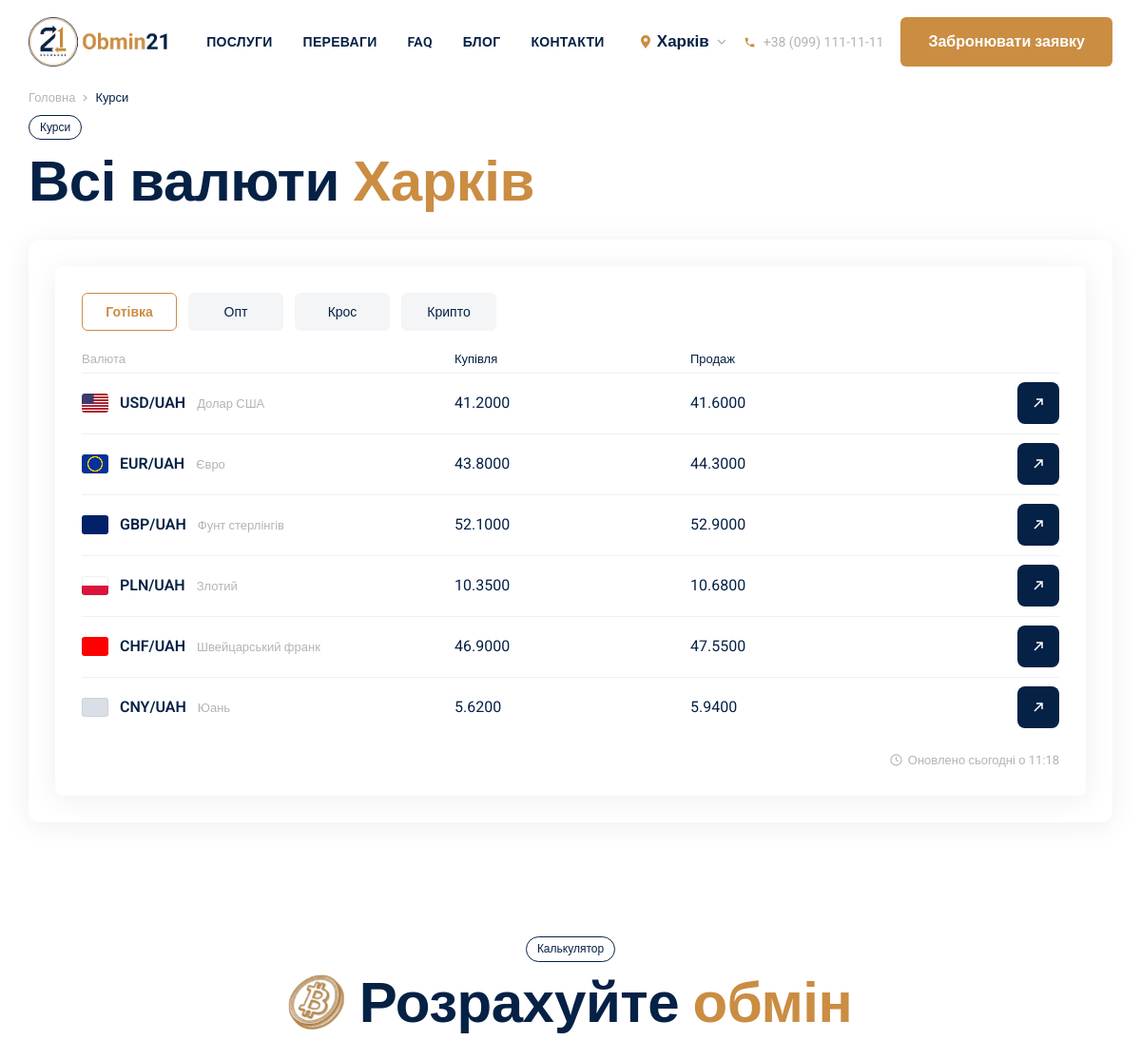
The page /kursy/ (upper part) on the database as committed earlier.
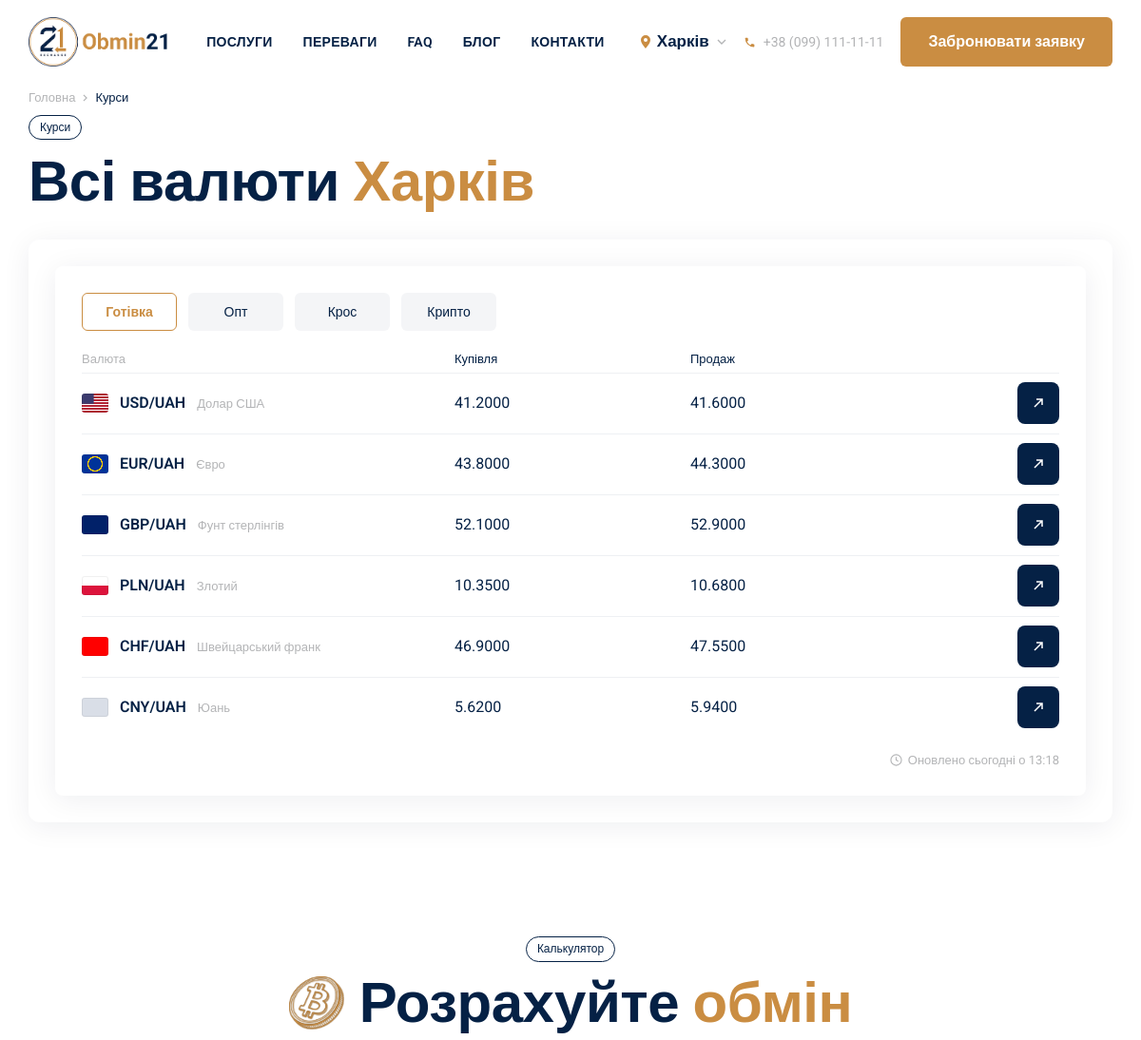
The same page on the database as committed later.
### src/network/models.py (models this page shows, shortened)
class City(models.Model):
    name = models.CharField('Назва', max_length=80)
    slug = models.SlugField('Slug', unique=True, max_length=80)
    phone = models.CharField('Телефон', max_length=32, blank=True)
    is_active = models.BooleanField('Активне', default=True)
    sort_order = models.PositiveIntegerField('Порядок', default=0)
    seo_title = models.CharField('SEO Title', max_length=160, blank=True)
    seo_description = models.CharField('SEO Description', max_length=320, blank=True)
    class Meta:
        ordering = ['sort_order', 'name']
        verbose_name = 'Місто'
        verbose_name_plural = 'Міста'

### src/rates/models.py (models this page shows, shortened)
class CurrencyPair(models.Model):
    code = models.CharField('Код', max_length=16)
    name = models.CharField('Назва', max_length=80)
    slug = models.SlugField('Slug', unique=True, max_length=40)
    base_code = models.CharField('Базова валюта', max_length=8, default='UAH')
    is_active = models.BooleanField('Активна', default=True)
    sort_order = models.PositiveIntegerField('Порядок', default=0)
    intro = models.TextField('Опис для сторінки пари', blank=True)
    seo_title = models.CharField('SEO Title', max_length=160, blank=True)
    seo_description = models.CharField('SEO Description', max_length=320, blank=True)
    class Meta:
        ordering = ['sort_order', 'code']
        verbose_name = 'Валютна пара'
        verbose_name_plural = 'Валютні пари'

class Quote(models.Model):
    pair = models.ForeignKey(
        CurrencyPair,
        on_delete=models.CASCADE,
        related_name='quotes',
        verbose_name='Пара',
    )
    board = models.CharField(
        'Дошка',
        max_length=16,
        choices=RateBoard.choices,
        default=RateBoard.RETAIL,
    )
    city = models.ForeignKey(
        City,
        on_delete=models.CASCADE,
        related_name='quotes',
        verbose_name='Місто',
        null=True,
        blank=True,
        help_text='Порожньо = глобальний курс',
    )
    buy = models.DecimalField('Купівля', max_digits=14, decimal_places=4)
    sell = models.DecimalField('Продаж', max_digits=14, decimal_places=4)
    updated_at = models.DateTimeField('Оновлено', default=timezone.now)
    is_active = models.BooleanField('Активний', default=True)
    class Meta:
        ordering = ['pair__sort_order', 'pair__code']
        verbose_name = 'Курс'
        verbose_name_plural = 'Курси'
        constraints = [
            models.UniqueConstraint(
                fields=['pair', 'board', 'city'],
                name='uniq_quote_pair_board_city',
            ),
        ]

### src/rates/views.py (the view)
# urls.py: path('kursy/', views.rates_page, name='rates_page'),
def rates_page(request):
    board = request.GET.get('board', RateBoard.RETAIL)
    if board not in RateBoard.values:
        board = RateBoard.RETAIL
    rows, updated_at = get_quotes_for_city(request.city, board)
    return render(request, 'rates/rates_page.html', {
        'page': RatesPage.load(),
        'rate_rows': rows,
        'rate_updated_at': updated_at,
        'active_board': board,
        'boards': RateBoard.choices,
    })

### templates/rates/rates_page.html (shortened to what this page needs)
{% extends 'base.html' %}
{% load static content_format %}
{% block content %}
<section class="page-hero">
  <div class="badge-row" style="justify-content:flex-start"><span class="pill">Курси</span></div>
  <h1 class="page-hero__title">Всі валюти{% if active_city %} <span class="u-accent" data-live-city-name>{{ active_city.name }}</span>{% endif %}</h1>
</section>
<section class="rates-page-card">
  {% include 'partials/rates_table.html' with hide_full_table_link=True %}
</section>
<section class="calc-head" id="calculator">
  <div class="badge-row"><span class="pill">Калькулятор</span></div>
  <h2 class="calc-head__title">
    <span class="calc-head__coin" aria-hidden="true">
      <span class="coin-spin">
        <img src="{% static 'images/bitcoin.png' %}" alt="">
      </span>
    </span>
    <span>Розрахуйте <span class="u-accent">обмін</span></span>
  </h2>
</section>
{% endblock %}

### templates/base.html (shortened to what this page needs)
{% load static %}
<!DOCTYPE html>
<html lang="uk">
<head>
  <link rel="stylesheet" href="{% static 'css/variables.css' %}?v=11">
  <link rel="stylesheet" href="{% static 'css/reset.css' %}">
  <link rel="stylesheet" href="{% static 'css/base.css' %}?v=11">
  <link rel="stylesheet" href="{% static 'css/layout.css' %}?v=11">
  <link rel="stylesheet" href="{% static 'css/animations.css' %}?v=12">
  <link rel="stylesheet" href="{% static 'css/components/buttons.css' %}?v=11">
  <link rel="stylesheet" href="{% static 'css/components/forms.css' %}?v=12">
  <link rel="stylesheet" href="{% static 'css/components/header.css' %}?v=13">
  <link rel="stylesheet" href="{% static 'css/components/breadcrumbs.css' %}?v=13">
  <link rel="stylesheet" href="{% static 'css/components/footer.css' %}?v=14">
  <link rel="stylesheet" href="{% static 'css/components/rates.css' %}?v=13">
  <link rel="stylesheet" href="{% static 'css/components/cards.css' %}?v=11">
  <link rel="stylesheet" href="{% static 'css/components/blog.css' %}?v=12">
  <link rel="stylesheet" href="{% static 'css/components/modal.css' %}?v=11">
  <link rel="stylesheet" href="{% static 'css/components/faq.css' %}?v=15">
  <link rel="stylesheet" href="{% static 'css/components/home.css' %}?v=20">
  <link rel="stylesheet" href="{% static 'css/components/pages.css' %}?v=17">
  <link rel="stylesheet" href="{% static 'css/components/contacts.css' %}?v=2">
  <link rel="stylesheet" href="{% static 'css/components/advantages.css' %}?v=2">
  <link rel="stylesheet" href="{% static 'css/components/advantages-why.css' %}?v=1">
  <link rel="stylesheet" href="{% static 'css/components/advantages-cmp.css' %}?v=2">
  <link rel="stylesheet" href="{% static 'css/detail-page.css' %}?v=11">
</head>
<body class="page" data-qa="page">
  <div class="page__shell">
    {% include 'partials/header.html' %}
    {% if breadcrumb_items %}
    {% include 'partials/breadcrumbs.html' %}
    {% endif %}
    <main class="page__main" id="main">
      {% block content %}{% endblock %}
    </main>
  </div>
</body>
</html>

### templates/partials/header.html
{% load static %}
<header class="site-header" data-qa="header">
  <a href="{% url 'core:home' %}" class="site-header__logo" data-qa="logo">
    <img src="{% static 'images/logo.png' %}" alt="{{ site_settings.site_name }}" width="160" height="40">
  </a>
  <nav class="site-header__nav" aria-label="Основне меню">
    <a href="{% url 'content:services' %}" data-qa="nav-services">ПОСЛУГИ</a>
    <a href="{% url 'content:advantages' %}" data-qa="nav-advantages">ПЕРЕВАГИ</a>
    <a href="{% url 'content:faq' %}" data-qa="nav-faq">FAQ</a>
    <a href="{% url 'blog:post_list' %}" data-qa="nav-blog">БЛОГ</a>
    <a href="{% url 'content:contacts' %}" data-qa="nav-contacts">КОНТАКТИ</a>
  </nav>
  {% include 'partials/city_chrome.html' %}
</header>

### templates/partials/city_chrome.html (shortened to what this page needs)
<div class="site-header__actions" id="city-chrome">
  <div class="city-select" data-city-select>
    <button type="button" class="city-select__btn" data-city-toggle data-qa="city-toggle" aria-expanded="false" aria-haspopup="listbox">
      <svg class="city-select__pin" width="12" height="14" viewBox="0 0 12 14" aria-hidden="true"><path d="M6 0a5 5 0 0 0-5 5c0 3.6 5 9 5 9s5-5.4 5-9a5 5 0 0 0-5-5zm0 7a2 2 0 1 1 0-4 2 2 0 0 1 0 4z" fill="#CA8D42"></path></svg>
      <span data-city-label>{{ active_city.name|default:"Місто" }}</span>
      <svg class="city-select__chevron" width="10" height="6" viewBox="0 0 10 6" aria-hidden="true"><path d="M1 1l4 4 4-4" stroke="#B3B4B6" fill="none" stroke-width="1.4"></path></svg>
    </button>
  </div>
  {% if active_phone %}
  <a class="site-header__phone" href="tel:{{ active_phone|cut:' '|cut:'('|cut:')'|cut:'-' }}" data-qa="phone" id="header-phone">
    <svg width="13" height="13" viewBox="0 0 24 24" aria-hidden="true"><path d="M6.6 10.8a15.2 15.2 0 0 0 6.6 6.6l2.2-2.2a1 1 0 0 1 1-.25 11.4 11.4 0 0 0 3.6.57 1 1 0 0 1 1 1V20a1 1 0 0 1-1 1A17 17 0 0 1 3 4a1 1 0 0 1 1-1h3.5a1 1 0 0 1 1 1c0 1.25.2 2.45.57 3.57a1 1 0 0 1-.25 1z" fill="#CA8D42"></path></svg>
    {{ active_phone }}
  </a>
  {% endif %}
  <button type="button" class="btn btn--accent site-header__cta" data-open-modal="{% url 'leads:request_modal' %}" data-qa="cta-request">
    Забронювати заявку
  </button>
</div>

### templates/partials/breadcrumbs.html
<nav class="breadcrumbs" aria-label="Хлібні крихти" data-qa="breadcrumbs">
  <ol class="breadcrumbs__list">
    {% for item in breadcrumb_items %}
    <li class="breadcrumbs__item">
      {% if not forloop.first %}
      <span class="breadcrumbs__sep" aria-hidden="true">
        <svg width="5" height="8" viewBox="0 0 6 10"><path d="M1 1l4 4-4 4" stroke="#B3B4B6" fill="none" stroke-width="1.5"></path></svg>
      </span>
      {% endif %}
      {% if item.url and not forloop.last %}
      <a href="{{ item.url }}">{{ item.title }}</a>
      {% else %}
      <span class="breadcrumbs__current"{% if forloop.last %} aria-current="page"{% endif %}>{{ item.title }}</span>
      {% endif %}
    </li>
    {% endfor %}
  </ol>
</nav>

### templates/partials/rates_table.html (shortened to what this page needs)
{% load content_format %}
<div id="rates-panel" class="rates-card" data-qa="rates-panel">
  <div class="rates-tabs" role="tablist">
    {% for value, label in boards %}
    {% if value == 'retail' or value == 'crypto' or not home_rates_compact %}
    <button type="button"
            class="rates-tabs__btn{% if active_board == value %} is-active{% endif %}"
            role="tab"
            aria-selected="{% if active_board == value %}true{% else %}false{% endif %}"
            hx-get="{% url 'core:rates_partial' %}?board={{ value }}{% if home_rates_compact %}&home=1{% endif %}{% if hide_full_table_link %}&hide_full=1{% endif %}"
            hx-target="#rates-panel"
            hx-swap="outerHTML"
            data-qa="rates-tab-{{ value }}">{% if value == 'retail' %}Готівка{% elif value == 'crypto' %}Крипто{% else %}{{ label }}{% endif %}</button>
    {% endif %}
    {% endfor %}
  </div>
  <div class="rates-table">
    <div class="rates-table__head">
      <div>Валюта</div>
      <div>Купівля</div>
      <div>Продаж</div>
    </div>
    {% if home_rates_compact %}
      {% with rows=rate_rows|slice:":3" %}
      {% for row in rows %}
      <div class="rates-table__row" data-qa="rate-row">
        <div class="rates-table__pair">
          <span class="flag" data-code="{{ row.pair.code|slice:':3' }}"></span>
          <a href="{% url 'rates:pair_detail' row.pair.slug %}" class="rates-table__code">{{ row.pair.code }}{% if "/" not in row.pair.code %}/UAH{% endif %}</a>
        </div>
        <div class="rates-table__value" data-rate-animate>{% if active_board == 'crypto' %}{{ row.quote.buy|format_rate:"compact" }}{% else %}{{ row.quote.buy|format_rate }}{% endif %}</div>
        <div class="rates-table__value" data-rate-animate>{% if active_board == 'crypto' %}{{ row.quote.sell|format_rate:"compact" }}{% else %}{{ row.quote.sell|format_rate }}{% endif %}</div>
        <div class="rates-table__action">
          <button type="button" class="btn btn--sm"
                  data-open-modal="{% url 'leads:request_modal' %}?pair={{ row.pair.pk }}&board={{ active_board }}&direction=sell&rate_fixed={{ row.quote.buy }}"
                  data-qa="rate-request">
            <span class="rates-action-text">Обміняти</span>
            <span class="rates-action-icon" aria-hidden="true">
              <svg width="12" height="12" viewBox="0 0 12 12"><path d="M2 10L10 2M4 2h6v6" stroke="#fff" fill="none" stroke-width="1.5"></path></svg>
            </span>
          </button>
        </div>
      </div>
      {% empty %}
      <div class="rates-table__row u-muted">Немає курсів для цієї вкладки</div>
      {% endfor %}
      {% endwith %}
    {% else %}
      {% for row in rate_rows %}
      <div class="rates-table__row" data-qa="rate-row">
        <div class="rates-table__pair">
          <span class="flag" data-code="{{ row.pair.code|slice:':3' }}"></span>
          <div>
            <a href="{% url 'rates:pair_detail' row.pair.slug %}" class="rates-table__code">{{ row.pair.code }}{% if "/" not in row.pair.code %}/UAH{% endif %}</a>
            <span class="rates-table__name">{{ row.pair.name }}</span>
          </div>
        </div>
        <div class="rates-table__value" data-rate-animate>{% if active_board == 'crypto' %}{{ row.quote.buy|format_rate:"compact" }}{% else %}{{ row.quote.buy|format_rate }}{% endif %}</div>
        <div class="rates-table__value" data-rate-animate>{% if active_board == 'crypto' %}{{ row.quote.sell|format_rate:"compact" }}{% else %}{{ row.quote.sell|format_rate }}{% endif %}</div>
        <div class="rates-table__action">
          <button type="button" class="btn btn--sm"
                  data-open-modal="{% url 'leads:request_modal' %}?pair={{ row.pair.pk }}&board={{ active_board }}&direction=sell&rate_fixed={{ row.quote.buy }}"
                  data-qa="rate-request">
            <span class="rates-action-icon" aria-hidden="true">
              <svg width="12" height="12" viewBox="0 0 12 12"><path d="M2 10L10 2M4 2h6v6" stroke="#fff" fill="none" stroke-width="1.5"></path></svg>
            </span>
          </button>
        </div>
      </div>
      {% empty %}
      <div class="rates-table__row u-muted">Немає курсів для цієї вкладки</div>
      {% endfor %}
    {% endif %}
    <div class="rates-table__foot">
      <div class="rates-updated">
        <svg width="13" height="13" viewBox="0 0 14 14" aria-hidden="true"><circle cx="7" cy="7" r="6" stroke="#B3B4B6" fill="none" stroke-width="1.2"></circle><path d="M7 3.5V7l2.3 1.4" stroke="#B3B4B6" fill="none" stroke-width="1.2"></path></svg>
        {% if rate_updated_at %}Оновлено сьогодні о {{ rate_updated_at|date:"H:i" }}{% else %}Курси зʼявляться незабаром{% endif %}
      </div>
    </div>
  </div>
</div>

### templates/partials/footer.html (shortened to what this page needs)
{% load static %}

### templates/partials/mobile_nav.html (shortened to what this page needs)
{% load static %}

Rows that differ between the two databases and show on the page:
changed Quote: updated_at "11:18" → "13:18"
